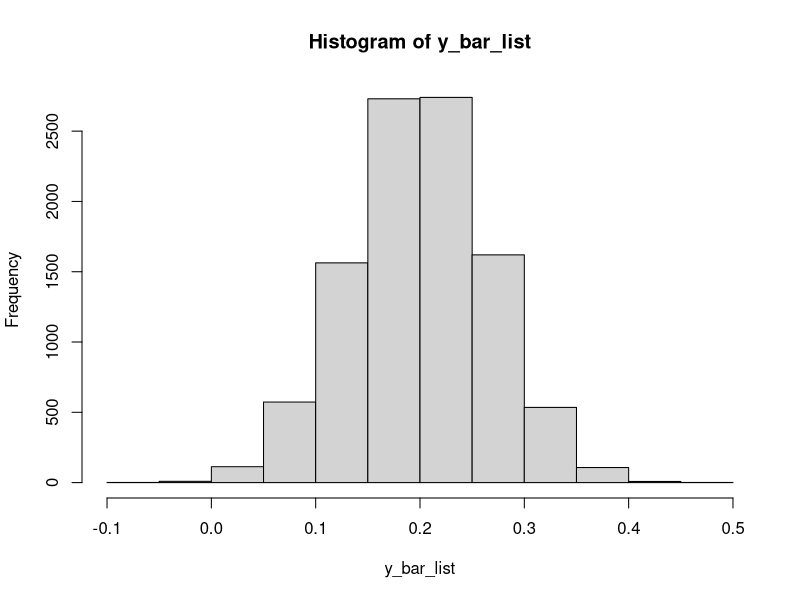
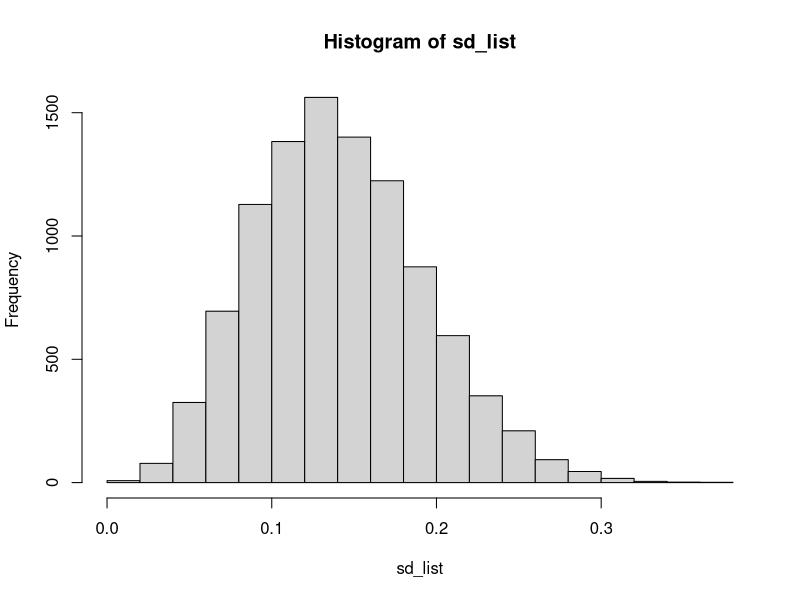

R code for these plots, in order:
# Simulation 
# Problem set 4A
# By Ahsan Muhammad, Dated 30th Nov 2020

# Q1 part a) mu = 0.2, sigma = 0.15. Cal bias, SE, and RMSE

# Creating empty vectors to store mean, sd, median and sharpe ratio
y_bar_list = vector()
sd_list = vector()
sharpe_list = vector()
median_list = vector()

set.seed(123)
nSim <- 10000
for (i in 1:nSim) {
  y_sample = rnorm(5, 0.2, 0.15)
  # Sample mean as an estimator
  y_bar_list[i] = mean(y_sample)
  # Sample sd as an estimator
  sd_list[i] = sd(y_sample)
  # Sample sharpe as an estimator
  sharpe_list[i] = y_bar_list[i]/sd_list[i]
  # Question 2
  median_list[i] = median(y_sample)
}

# PART A. BIAS, SE, and, RMSE of the sample mean

# Bias of sample mean
bias_sample_mean <- mean(y_bar_list) - 0.2
bias_sample_mean
# Standard Error of sample mean
se_sample_mean <- sd(y_bar_list)
se_sample_mean
# RMSE of sample man
rmse_sample_mean <- sqrt(bias_sample_mean^2 + se_sample_mean^2)
rmse_sample_mean
print(c(bias_sample_mean, se_sample_mean, rmse_sample_mean))

# Plotting histogram to see normality asymtotic
hist(y_bar_list)

# PART B. BIAS, SE, and RMSE OF SAMPLE SD
# Bias of sample

# Bias of sample mean
bias_sd <- mean(sd_list) - 0.15
bias_sd
# Standard Error of sample mean
se_sd <- sd(sd_list)
se_sd
# RMSE of sample man
rmse_sd <- sqrt(bias_sd^2 + se_sd^2)
rmse_sd

hist(sd_list)

# PART C
bias_sharpe <- mean(sharpe_list) - (0.2/0.15)
bias_sharpe
se_sharpe <- sd(sharpe_list)
se_sharpe
rmse_sharpe <- sqrt(bias_sharpe^2 + se_sharpe^2)
rmse_sharpe

# QUESTION 2
bias_median <- mean(median_list) - 0.2
bias_median
se_median <- sd(median_list)
se_median
rmse_median <- sqrt(bias_median^2 + se_median^2)
rmse_median

# Q2 with n = 50
for (i in 1:nSim) {
  y_sample = rnorm(50, 0.2, 0.15)
  # Sample mean as an estimator
  y_bar_list[i] = mean(y_sample)
  # Sample sd as an estimator
  sd_list[i] = sd(y_sample)
  # Sample sharpe as an estimator
  sharpe_list[i] = y_bar_list[i]/sd_list[i]
  # Question 2
  median_list[i] = median(y_sample)
}

# SAMPLE MEAN AS AN ESTIMATOR

# Bias of sample mean
bias_sample_mean <- mean(y_bar_list) - 0.2
bias_sample_mean
# Standard Error of sample mean
se_sample_mean <- sd(y_bar_list)
se_sample_mean
# RMSE of sample man
rmse_sample_mean <- sqrt(bias_sample_mean^2 + se_sample_mean^2)
rmse_sample_mean

# SAMPLE MEDIAN AS AN ESTIMATOR
bias_median <- mean(median_list) - 0.2
bias_median
se_median <- sd(median_list)
se_median
rmse_median <- sqrt(bias_median^2 + se_median^2)
rmse_median